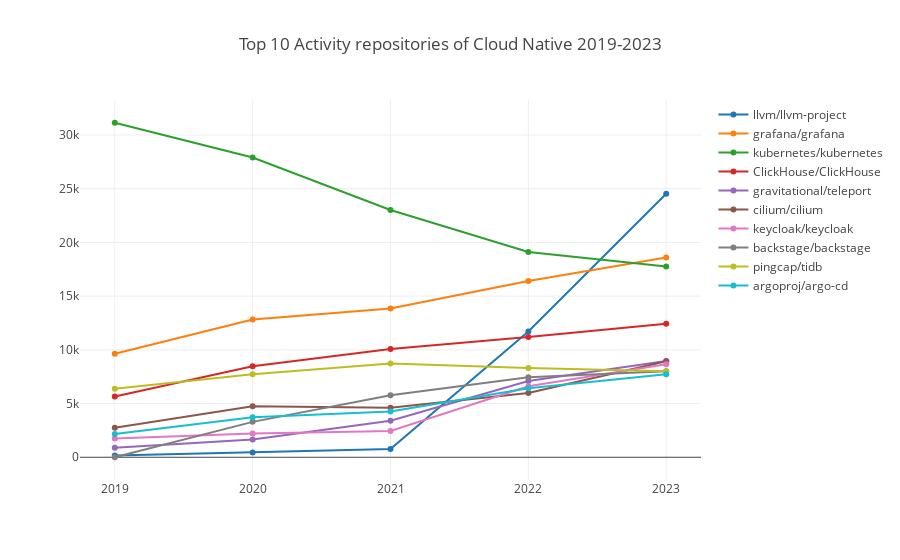

Write notebook code for a chart like this one.
### Code cell
processTechFieldRepoActivity(':technology/cloud_native', 'Cloud Native');

### Figure 1 — Plotly figure (JSON) as saved in the notebook; plotly's stock layout.template omitted (floating-point values rounded to 4 significant figures)
{"data": [{"name": "llvm/llvm-project", "x": [2019, 2020, 2021, 2022, 2023], "y": [173.7, 442.0, 759.5, 11710.0, 24530.0]}, {"name": "grafana/grafana", "x": [2019, 2020, 2021, 2022, 2023], "y": [9635.0, 12830.0, 13860.0, 16400.0, 18600.0]}, {"name": "kubernetes/kubernetes", "x": [2019, 2020, 2021, 2022, 2023], "y": [31140.0, 27900.0, 23020.0, 19100.0, 17750.0]}, {"name": "ClickHouse/ClickHouse", "x": [2019, 2020, 2021, 2022, 2023], "y": [5658.0, 8472.0, 10070.0, 11200.0, 12420.0]}, {"name": "gravitational/teleport", "x": [2019, 2020, 2021, 2022, 2023], "y": [893.0, 1658.0, 3395.0, 7103.0, 8952.0]}, {"name": "cilium/cilium", "x": [2019, 2020, 2021, 2022, 2023], "y": [2750.0, 4756.0, 4599.0, 5990.0, 8939.0]}, {"name": "keycloak/keycloak", "x": [2019, 2020, 2021, 2022, 2023], "y": [1735.0, 2210.0, 2449.0, 6602.0, 8650.0]}, {"name": "backstage/backstage", "x": [2019, 2020, 2021, 2022, 2023], "y": [0, 3294.0, 5771.0, 7436.0, 8018.0]}, {"name": "pingcap/tidb", "x": [2019, 2020, 2021, 2022, 2023], "y": [6372.0, 7720.0, 8726.0, 8311.0, 8008]}, {"name": "argoproj/argo-cd", "x": [2019, 2020, 2021, 2022, 2023], "y": [2173.0, 3726.0, 4255.0, 6424.0, 7735.0]}], "layout": {"autosize": true, "title": {"text": "Top 10 Activity repositories of Cloud Native 2019-2023"}, "xaxis": {"autorange": true, "range": [2019.0, 2023.0], "type": "linear"}, "yaxis": {"autorange": true, "range": [-2570.0, 33710.0], "type": "linear"}}}
